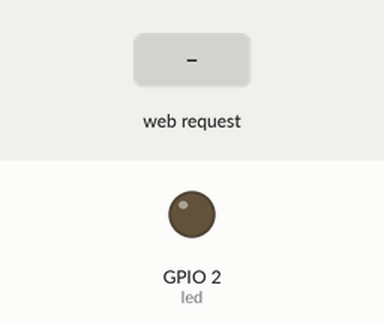
Recording of a sketch running on a simulated ESP32. On the bench: output pins drawn as LEDs (lit = HIGH). The test bench sets the inputs (shaded band). WiFi joins after 1.5 s; servers stay silent unless stated; what the sketch prints to the serial monitor is not drawn.

Above: at 2.7 s.
2.8 s: HTTP request GET /H received
At 4.0 s:
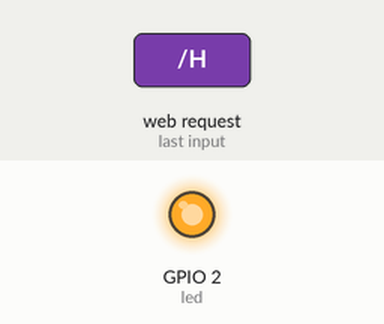
4.3 s: HTTP request GET / received
At 5.2 s:
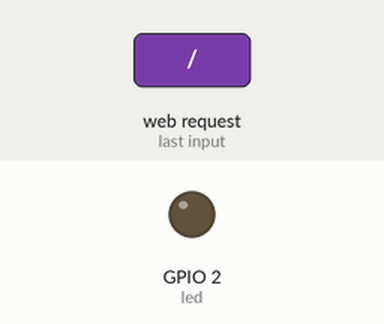
Timing chart, 0 to 7.3 s (numbered marks = the images above; inputs shaded):
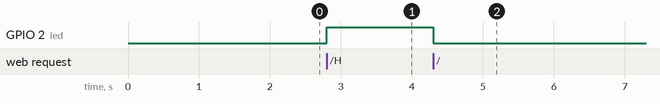

The sketch:

HelloServer__done.ino
```cpp
#include <WiFi.h>
#include <WiFiClient.h>
#include <WebServer.h>
#include <ESPmDNS.h>

const char* ssid = "dark killer";
const char* password = "0971093999";
String webSite;

WebServer server(80);

const int led = 2;

void buildWeb(){
  webSite += "<html>";
  webSite += "<head>\n";
  webSite += "<meta charset='UTF-8'/>\n";
  webSite += "<meta name=\"viewport\" content=\"width=device-width, initial-scale=1.0\">\n";
  webSite += "<title>Remote Control LED</title>\n";
  webSite += "<style>";
  webSite += "html{background-color:#FFFFFF;}";
  webSite += ".title{text-align:center;color:#FFCC67;text-shadow:0px 3px 5px #000; margin-bottom: 50px;}";
  webSite += "a{display:block;text-decoration:none;background-color:#FFFFFF;radius:3px; ";
  webSite += "width:150px;text-align:center;margin:0 auto;margin-bottom:30px;font-size:2em;box-shadow: 0px 3px 6px #000;}";
  webSite += ".btn1{color:#FFCC67;}";
  webSite += ".btn2{color:#FFCC67;}";
  webSite += "</style>";
  webSite += "</head>\n";
  webSite += "<body>";
  webSite += "<h1 class=\"title\">Remote LED Control</h1>";
  webSite += "<a class=\"btn1\" href=\"/H\">ON</a>";
  webSite += "<a class=\"btn2\" href=\"/L\">OFF</a>";
  webSite += "</body></html>";
 }

void handleRoot() {
  digitalWrite(led, 1);
  server.send(200, "text/html", webSite);
  digitalWrite(led, 0);
}

void ledon(){
  digitalWrite(2,HIGH);
   server.send(200, "text/html", "ON");
  }

  void ledoff(){
  digitalWrite(2,LOW);
    server.send(200, "text/html", "OFF");
  }


void handleNotFound() {
  digitalWrite(led, 1);
  String message = "File Not Found\n\n";
  message += "URI: ";
  message += server.uri();
  message += "\nMethod: ";
  message += (server.method() == HTTP_GET) ? "GET" : "POST";
  message += "\nArguments: ";
  message += server.args();
  message += "\n";
  for (uint8_t i = 0; i < server.args(); i++) {
    message += " " + server.argName(i) + ": " + server.arg(i) + "\n";
  }
  server.send(404, "text/html", "File Not Found...");
  digitalWrite(led, 0);
}


void setup(void) {
  pinMode(led, OUTPUT);
  digitalWrite(led, 0);
  Serial.begin(115200);
  buildWeb();
  WiFi.mode(WIFI_STA);
  WiFi.begin(ssid, password);
  Serial.println("");

  // Wait for connection
  while (WiFi.status() != WL_CONNECTED) {
    delay(500);
    Serial.print(".");
  }
  Serial.println("");
  Serial.print("Connected to ");
  Serial.println(ssid);
  Serial.print("IP address:");
  Serial.println(WiFi.localIP());

  if (MDNS.begin("esp32")) {
    Serial.println("MDNS responder started");
  }

  server.on("/", handleRoot);
  server.on("/H",ledon);
  server.on("/L",ledoff);
  server.on("/inline", []() {
  server.send(200, "text/plain", "this works as well");
  });

  server.onNotFound(handleNotFound);

  server.begin();
  Serial.println("HTTP server started");
}

void loop(void) {
  server.handleClient();
}
```

Measured:
- after the input at 2.8 s, GPIO 2 (led): LOW → HIGH at once
- after the input at 4.3 s, GPIO 2 (led): HIGH → LOW at once
